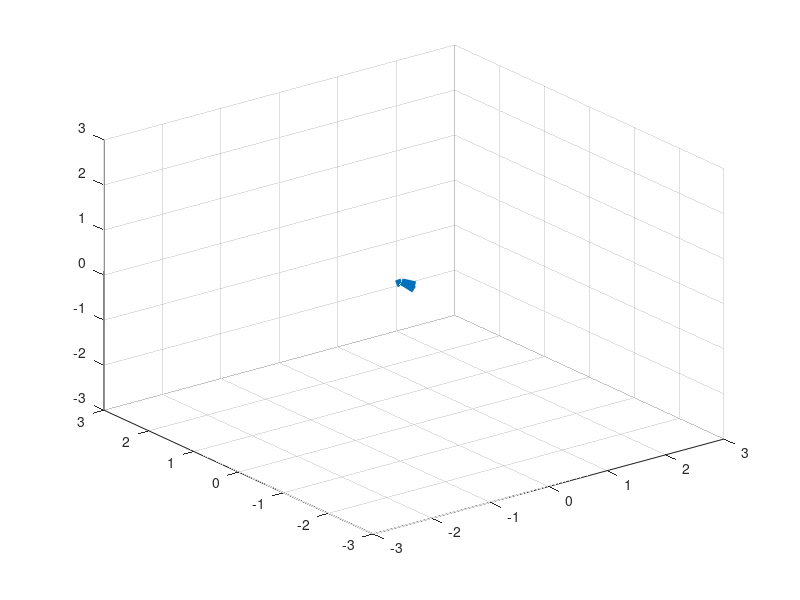

Reproduce this figure in MATLAB. (Note: this script raises an error after producing the figure.)
clear; close all; clc;

src = [1, 1, 1];

figure
hold off;

v = [-1, -1, 1];

quiver3(0, 0, 0, v(1), v(2), v(3), 'LineWidth', 5);

hold on;
axis([-3 3 -3 3 -3 3])

filename='octave_quaternion_rotate.gif'

for theta = 0:0.6:(2 * pi)
    %dst = quaternion_rotate(src, v, theta);
    dst = vector_rotate(src, v, theta);
    %plot3(dst);
    quiver3(0, 0, 0, dst(1), dst(2), dst(3));

    drawnow;
    frame = getframe(1);
    im = frame2im(frame);
    [imind, cm] = rgb2ind(im);

    if i == 1;
        imwrite(imind, cm, filename, 'gif', 'Loopcount', inf, 'DelayTime', 1);
    else
        imwrite(imind, cm, filename, 'gif', 'WriteMode', 'append', 'DelayTime', 1);
    end

    pause(0.1);
end
